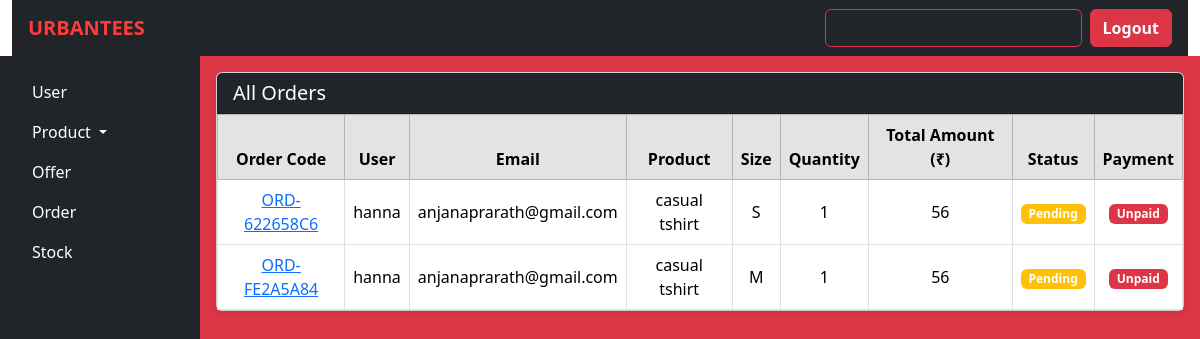
/orders/, run on an earlier commit of the app's database.
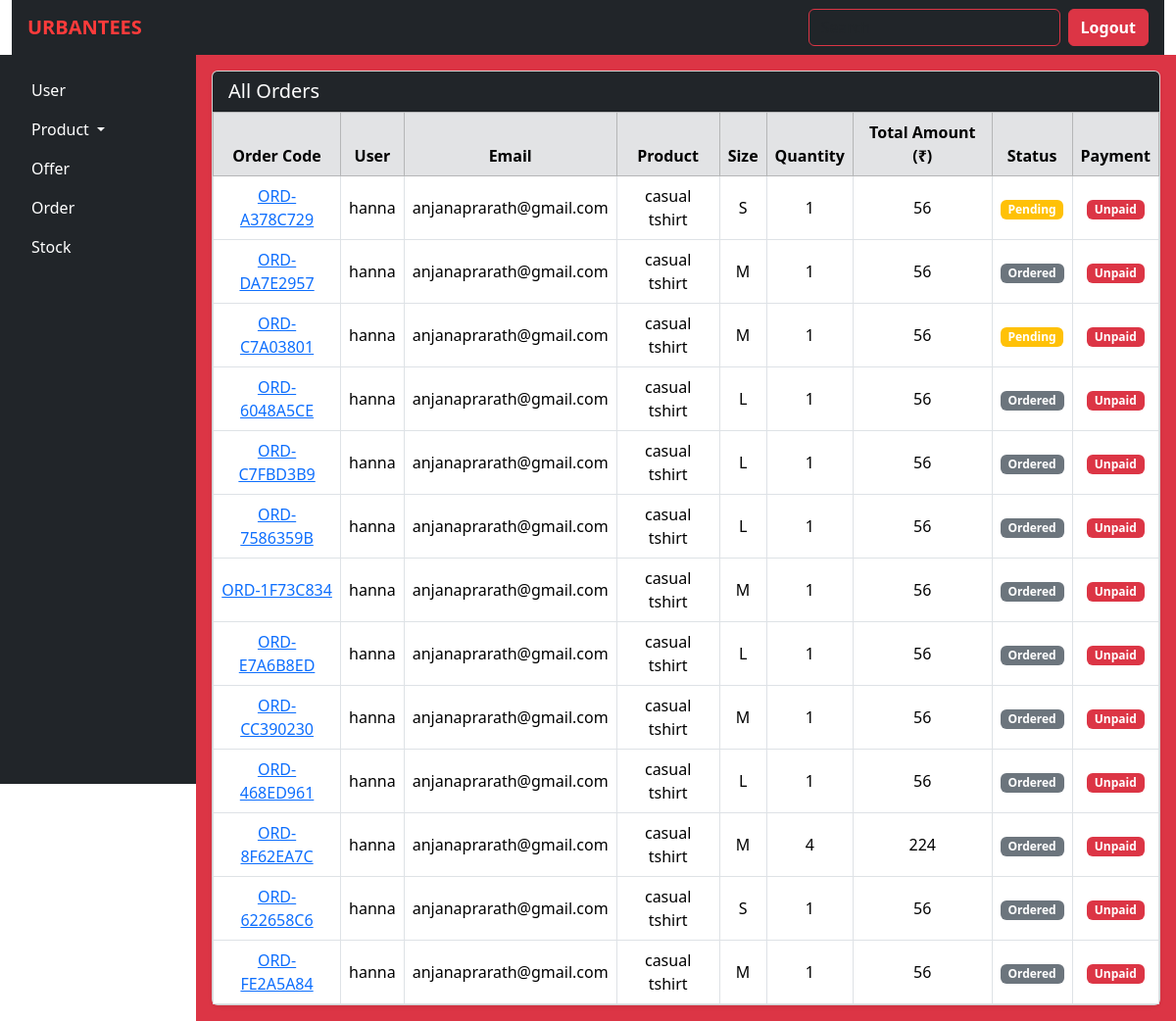
And on a later commit of the database.
### urban_tees_app/models.py (models this page shows, shortened)
class Order(models.Model):
    user = models.ForeignKey(
        'User',
        on_delete=models.CASCADE,
        related_name='orders'
    )
    product = models.ForeignKey(
        'Product',
        on_delete=models.SET_NULL,
        related_name='orders',
        null=True
    )
    SIZE = [
        ('small', 'Small'),
        ('medium', 'Medium'),
        ('large', 'Large'),
        ('extralarge', 'Extra Large'),
    ]
    size = models.CharField(max_length=10, choices=SIZE)
    quantity = models.IntegerField()
    user_image = models.ImageField(upload_to='uploads/', null=True, blank=True)
    user_text = models.CharField(max_length=255, null=True, blank=True)
    net_amount = models.IntegerField(null=True)
    total_amount = models.IntegerField(null=True)
    total_discount = models.IntegerField(null=True)
    order_code = models.CharField(max_length=50)
    PAYMENT_METHOD_CHOICES = [
        ('cash_on_delivery', 'Cash on Delivery'),
        ('online_payment', 'Online Payment'),
        ('card_payment', 'Card Payment'),
    ]
    payment_method = models.CharField(max_length=20, choices=PAYMENT_METHOD_CHOICES)
    PAYMENT_STATUS_CHOICES = [
        ('paid', 'Paid'),
        ('unpaid', 'Unpaid'),
    ]
    payment_status = models.CharField(max_length=10, choices=PAYMENT_STATUS_CHOICES)
    ORDER_STATUS_CHOICES = [
        ('pending', 'Pending'),
        ('processing', 'Processing'),
        ('shipped', 'Shipped'),
        ('delivered', 'Delivered'),
        ('cancelled', 'Cancelled'),
    ]
    order_status = models.CharField(max_length=15, choices=ORDER_STATUS_CHOICES)

class User(AbstractUser):
    ROLES = [
    ('user', 'User'),
    ('admin', 'Admin'),
        ]
    GENDER=[
        ('male','Male'),
        ('female','Female'),
        ('other','Other')
    ]
    user_name = models.CharField(max_length=150, unique=True)
    email=models.EmailField("Email", max_length=254,unique=True)
    phone=models.CharField("Phone", max_length=255)
    gender=models.CharField(max_length=10, choices=GENDER)
    address=models.CharField(max_length=255)
    place=models.CharField(max_length=255)
    city=models.CharField(max_length=255)
    pincode=models.CharField(max_length=6)
    role=models.CharField(max_length=10, choices=ROLES)
    password=models.CharField(max_length=8)
    ACTIVITY=[
        ('unblock','Unblock'),
        ('block','Block')
    ]
    activity=models.CharField(max_length=255,choices=ACTIVITY)
    objects=CustomUserManager()
    USERNAME_FIELD = 'email'
    REQUIRED_FIELDS=['user_name','password']

class Product(models.Model):
    CATEGORY_CHOICES = [
        ('mens', 'Mens'),
        ('womens', 'Womens'),
        ('girls', 'Girls'),
        ('boys', 'Boys'),
    ]
    item_image1 = models.CharField(max_length=255)
    item_image2 = models.CharField(max_length=255)
    item_image3 = models.CharField(max_length=255)
    item_image4 = models.CharField(max_length=255)
    item_name = models.CharField(max_length=255)
    item_description = models.CharField(max_length=255)
    new_price = models.IntegerField()
    old_price = models.IntegerField()
    offer = models.IntegerField()
    category = models.CharField(max_length=10, choices=CATEGORY_CHOICES)
    small_size=models.IntegerField()
    medium_size=models.IntegerField()
    large_size=models.IntegerField()
    extralarge_size=models.IntegerField()

### urban_tees_app/views.py (the view)
# urls.py: path('orders/', views.admin_orderlist, name='admin_orderlist'),
def admin_orderlist(request):
    orders = Order.objects.select_related('user', 'product').all().order_by('-id')
    context = {
        'orders': orders
    }
    return render(request, 'admin_orderlist.html', context)

### urban_tees_app/templates/admin_orderlist.html
{% extends 'admin_layout.html' %}
{% load static %}
{% load price_details %}
{% block content %}
<div class="col bg-danger text-white p-3">
    {% if orders %}
    <div class="card shadow-sm">
        <div class="card-header bg-dark text-white">
            <h5 class="mb-0">All Orders</h5>
        </div>
        <div class="card-body p-0">
            <table class="table table-bordered table-hover align-middle text-center mb-0">
                <thead class="table-secondary">
                    <tr>
                        <th>Order Code</th>
                        <th>User</th>
                        <th>Email</th>
                        <th>Product</th>
                        <th>Size</th>
                        <th>Quantity</th>
                        <th>Total Amount (₹)</th>
                        <th>Status</th>
                        <th>Payment</th>
                    </tr>
                </thead>
                <tbody>
                    {% for order in orders %}
                    <tr>
                        <td>
                            <a href="{% url 'admin_order_page' order.id %}">
                                {{ order.order_code }}
                            </a>
                        </td>
                        <td>{{ order.user.user_name }}</td>
                        <td>{{ order.user.email }}</td>
                        <td>{{ order.product.item_name }}</td>
                        <td>{{ order.get_size_display }}</td>
                        <td>{{ order.quantity }}</td>
                        <td>{{ order.total_amount|default:"0" }}</td>
                        <td>
                            <span class="badge
                                        {% if order.order_status == 'delivered' %} bg-success
                                        {% elif order.order_status == 'pending' %} bg-warning
                                        {% elif order.order_status == 'cancelled' %} bg-danger
                                        {% else %} bg-secondary {% endif %}">
                                {{ order.order_status|title }}
                            </span>
                        </td>
                        <td>
                            <span class="badge
                                        {% if order.payment_status == 'paid' %} bg-success
                                        {% else %} bg-danger {% endif %}">
                                {{ order.payment_status|title }}
                            </span>
                        </td>
                    </tr>
                    {% endfor %}
                </tbody>
            </table>
        </div>
    </div>
    {% else %}
    <div class="alert alert-info text-center">
        No orders have been placed yet.
    </div>
    {% endif %}
</div>
{% endblock %}

What changed in the data, as far as the page shows it:
added Order: order_code "ORD-A378C729", user.user_name "hanna", user.email "anjanaprarath@gmail.com", product.item_name "casual tshirt", size "S", quantity "1", total_amount "56", order_status "Pending", payment_status "Unpaid"
added Order: order_code "ORD-DA7E2957", user.user_name "hanna", user.email "anjanaprarath@gmail.com", product.item_name "casual tshirt", size "M", quantity "1", total_amount "56", order_status "Ordered", payment_status "Unpaid"
added Order: order_code "ORD-C7A03801", user.user_name "hanna", user.email "anjanaprarath@gmail.com", product.item_name "casual tshirt", size "M", quantity "1", total_amount "56", order_status "Pending", payment_status "Unpaid"
added Order: order_code "ORD-6048A5CE", user.user_name "hanna", user.email "anjanaprarath@gmail.com", product.item_name "casual tshirt", size "L", quantity "1", total_amount "56", order_status "Ordered", payment_status "Unpaid"
added Order: order_code "ORD-C7FBD3B9", user.user_name "hanna", user.email "anjanaprarath@gmail.com", product.item_name "casual tshirt", size "L", quantity "1", total_amount "56", order_status "Ordered", payment_status "Unpaid"
added Order: order_code "ORD-7586359B", user.user_name "hanna", user.email "anjanaprarath@gmail.com", product.item_name "casual tshirt", size "L", quantity "1", total_amount "56", order_status "Ordered", payment_status "Unpaid"
added Order: order_code "ORD-1F73C834", user.user_name "hanna", user.email "anjanaprarath@gmail.com", product.item_name "casual tshirt", size "M", quantity "1", total_amount "56", order_status "Ordered", payment_status "Unpaid"
added Order: order_code "ORD-E7A6B8ED", user.user_name "hanna", user.email "anjanaprarath@gmail.com", product.item_name "casual tshirt", size "L", quantity "1", total_amount "56", order_status "Ordered", payment_status "Unpaid"
added Order: order_code "ORD-CC390230", user.user_name "hanna", user.email "anjanaprarath@gmail.com", product.item_name "casual tshirt", size "M", quantity "1", total_amount "56", order_status "Ordered", payment_status "Unpaid"
added Order: order_code "ORD-468ED961", user.user_name "hanna", user.email "anjanaprarath@gmail.com", product.item_name "casual tshirt", size "L", quantity "1", total_amount "56", order_status "Ordered", payment_status "Unpaid"
added Order: order_code "ORD-8F62EA7C", user.user_name "hanna", user.email "anjanaprarath@gmail.com", product.item_name "casual tshirt", size "M", quantity "4", total_amount "224", order_status "Ordered", payment_status "Unpaid"
changed Order "ORD-622658C6": order_status "Pending" → "Ordered"
changed Order "ORD-FE2A5A84": order_status "Pending" → "Ordered"
